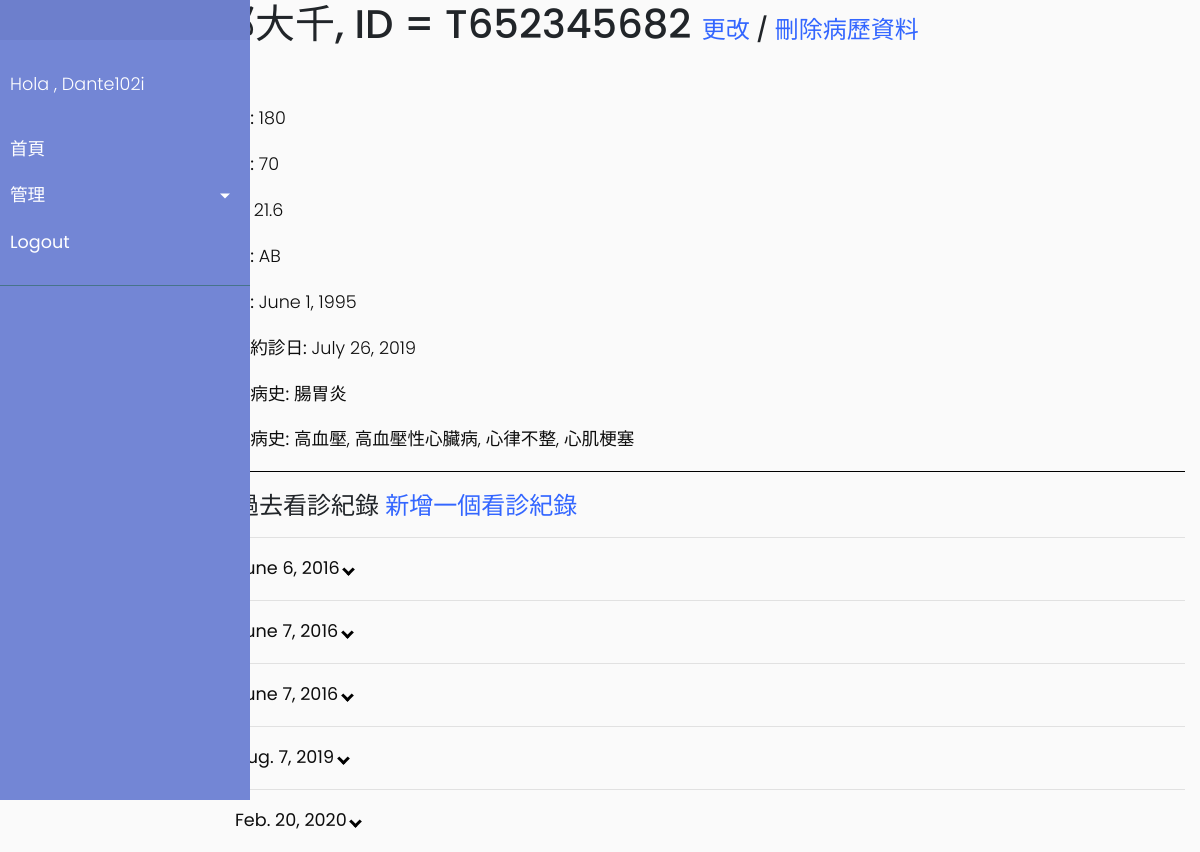
/catalog/patient/4 (signed in), run on the app's committed database.
### catalog/models.py (models this page shows, shortened)
class Patient(models.Model):
    name = models.CharField(max_length = 200,help_text = "輸入病人姓名")
    personalid = models.CharField(max_length = 200,help_text = "輸入病人身分證字號")
    bloodtype = models.CharField(max_length = 200,help_text = "輸入病人血型")
    height = models.PositiveIntegerField(help_text ="輸入病人身高(cm)",default = 180)
    weight = models.PositiveIntegerField(help_text = "輸入病人體重(kg)",default = 70)
    date_of_birth = models.DateField(help_text = "輸入病人出生年月日")
    return_date = models.DateField(help_text = "下次約診日期", blank = True, default = datetime.date.today)
    illness = models.ManyToManyField(Illness,help_text = "請選病人患有什麼疾病",related_name ="illness",blank = True)
    past_illness = models.ManyToManyField(Illness,help_text = "請選病人過去病史",related_name = "past_illness",blank = True)
    class Meta:
        permissions = (("doctor", "Update or delete"),)
        ordering = ['name']
    def BMI(self):
        return round(float(self.weight)/((float(self.height)/100)** 2),2)
    def __str__(self):
        return (self.name+", ID = "+self.personalid)
    def return_id(self):
        return self.id
    def get_update_url(self):
        return reverse('patient_update',args = [str(self.id)])
    def get_delete_url(self):
        return reverse('patient_delete',args = [str(self.id)])

class Illness(models.Model):
    name = models.CharField(max_length = 200,help_text = "輸入疾病名稱")
    Type = (('severe','重大疾病'),('minor','一般疾病'))
    selection = models.CharField(choices = Type,max_length = 10,default ='minor',help_text = '請選疾病是否為重症')
    def __str__(self):
        return self.name
    class Meta:
        permissions = (("doctor", "Update or delete"),)

class Treatment_record(models.Model):
    treatment_detail = models.TextField(max_length = 400,help_text = "診斷紀錄", blank = True)
    date = models.DateField(help_text = "診斷日期")
    patient = models.ForeignKey('Patient',on_delete=models.SET_NULL, null=True, blank = True)
    illness = models.ManyToManyField(Illness,help_text = "請選病人患有什麼疾病", blank = True)
    class Meta:
        ordering = ['date']
        permissions = (("doctor", "Update or delete"),)

### catalog/views.py (the view)
# urls.py: path('patient/<int:pk>', views.PatientDetailView.as_view(), name='patient-detail'),
class PatientDetailView(PermissionRequiredMixin,generic.DetailView):
    permission_required = 'catalog.doctor'
    model = Patient

### catalog/templates/catalog/patient_detail.html (shortened to what this page needs)
{% extends "base_generic.html" %}
{% block content %}
  <h1> {{ patient}}
  <font size ="5"><a class = "create_update_del" href ="{{patient.get_update_url}}" > 更改</a>
  /
<a class = "create_update_del" href ="{{patient.get_delete_url}}" > 刪除病歷資料</a></font>
  </h1>
    <br></br>
  <p><strong>身高:</strong> {{ patient.height}}</p>
  <p><strong>體重:</strong> {{ patient.weight}}</p>
  <p><strong>BMI:</strong> {{ patient.BMI}}</p>
  <p><strong>血型:</strong> {{ patient.bloodtype}}</p>
  <p><strong>生日:</strong> {{ patient.date_of_birth }}</p>
  <p><strong>下次約診日:</strong> {{ patient.return_date}}</p>
  <p><strong>現在病史:</strong> {% for illness in patient.illness.all %} {{ illness }}{% if not forloop.last %}, {% endif %}{% endfor %}</p>
  <p><strong>過去病史:</strong> {% for illness in patient.past_illness.all %} {{ illness }}{% if not forloop.last %}, {% endif %}{% endfor %}</p>
  <hr color = "black">
  <div style="margin-left:20px;margin-top:20px">
    <h4>過去看診紀錄
	<a class = "create_update_del" id = "create_treatment_record" href = "/catalog/treatment_record/create/{{patient.return_id}}"> 新增一個看診紀錄</a>
	</h4>
    {% for record in patient.treatment_record_set.all %}
    <hr>
	<p id ="flip_{{forloop.counter}}" class = "Record"><strong>{{ record.date }} <i class="arrow down"></i></strong></p>
    {% endfor %}
  </div>
{% endblock %}

### catalog/templates/base_generic.html (shortened to what this page needs)
<!DOCTYPE html>
<html lang="en">
<head>
<link rel="stylesheet" href="https://cdnjs.cloudflare.com/ajax/libs/malihu-custom-scrollbar-plugin/3.1.5/jquery.mCustomScrollbar.min.css">
  <link rel="stylesheet" href="https://stackpath.bootstrapcdn.com/bootstrap/4.1.3/css/bootstrap.min.css">
  {% load static %}
  <link rel="stylesheet" href="{% static 'css/style.css' %}">
  <link rel="stylesheet" href="{% static 'css/style2.css' %}">
</head>
<body>
  <div class="container-fluid">
    <div class="row">
      <div class="col-sm-2">
      {% block sidebar %}
    <nav id="sidebar">
        <div class="sidebar-header">
        </div>
        <ul class="list-unstyled components">
            <p>Hola
			{% if user.is_authenticated %}
			,  {{ user.get_username }}
			{% endif %}
			</p>
			<li>
                <a href="{% url 'index' %}">首頁</a>
            </li>
			{% if user.is_authenticated %}
            <li>
                <a href="#pageSubmenu" data-toggle="collapse" aria-expanded="false" class="dropdown-toggle">管理</a>
            </li>
            <li><a href="{% url 'logout'%}?next={{request.path}}">Logout</a></li>
            {% else %}
              <li><a href="{% url 'login'%}?next={{request.path}}">Login</a></li>
            {% endif %}
        </ul>
    </nav>
     {% endblock %}
      </div>
      <div class="col-sm-10 ">{% block content %}{% endblock %}
	  </div>
    </div>
  </div>
</body>
</html>

### catalog/static/css/style.css (style rules this page uses)
#sidebar { width: 250px; position: fixed; top: 0; left: 0; height: 100vh; z-index: 999; background: #7386D5; color: #fff; transition: all 0.3s; }

### catalog/static/css/style2.css (style rules this page uses)
body { font-family: 'Poppins', sans-serif; background: #fafafa; }
p { font-family: 'Poppins', sans-serif; font-size: 1.1em; font-weight: 300; line-height: 1.7em; color: #0d0d0d; }
.create_update_del { color: #3366ff; }
a, a:hover, a:focus { color: inherit; text-decoration: none; transition: all 0.3s; }
#sidebar { width: 250px; position: fixed; top: 0; left: 0; height: 100vh; z-index: 999; background: #7386D5; color: #fff; transition: all 0.3s; }
#sidebar .sidebar-header { padding: 20px; background: #6d7fcc; }
#sidebar ul.components { padding: 20px 0; border-bottom: 1px solid #47748b; }
#sidebar ul p { color: #fff; padding: 10px; }
#sidebar ul li a { padding: 10px; font-size: 1.1em; display: block; }
a[data-toggle="collapse"] { position: relative; }
.dropdown-toggle::after { display: block; position: absolute; top: 50%; right: 20px; transform: translateY(-50%); }
i { border: solid black; border-width: 0 3px 3px 0; display: inline-block; padding: 3px; }
.down { transform: rotate(45deg); -webkit-transform: rotate(45deg); }

### data on the page
Patient: height "180", weight "70", BMI "21.6", bloodtype "AB", date_of_birth "June 1, 1995", return_date "July 26, 2019"
Illness: name "腸胃炎"
Illness: name "高血壓"
Illness: name "高血壓性心臟病"
Illness: name "心律不整"
Illness: name "心肌梗塞"
Treatment_record: date "June 6, 2016"
Treatment_record: date "June 7, 2016"
Treatment_record: date "June 7, 2016"
Treatment_record: date "Aug. 7, 2019"
Treatment_record: date "Feb. 20, 2020"

### other printed values
{{ user.get_username }} "Dante102i"
